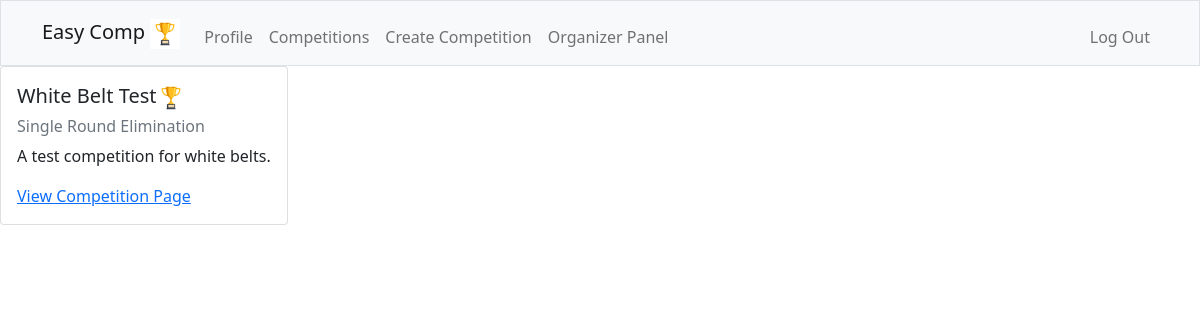
The app's page /organizerpanel (signed in), older data.
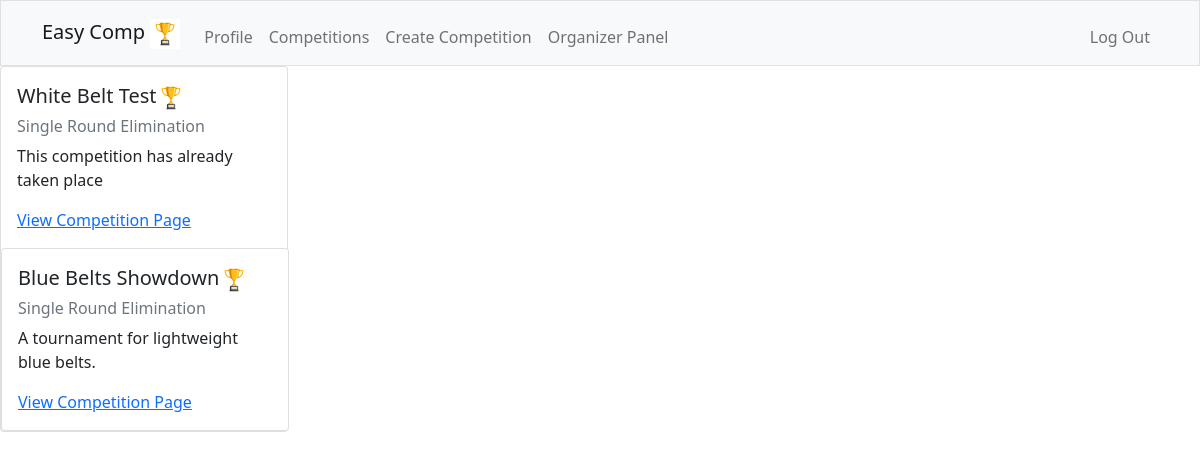
The same page, newer data.
### tables this page shows
CREATE TABLE competitions (
    id INTEGER NOT NULL,
    name TEXT NOT NULL UNIQUE,
    info TEXT NOT NULL,
    format TEXT NOT NULL,
    organizer_id INTEGER NOT NULL,
    PRIMARY KEY(id),
    FOREIGN KEY(organizer_id) REFERENCES users(id)
);

### app.py (the view)
@app.route("/organizerpanel", methods = ["GET"])
@login_required
def organizerpanel():
    competitions = db.execute("SELECT DISTINCT name, info, format FROM competitions WHERE organizer_id = ?", session["user_id"])
    return render_template("organizerpanel.html", competitions=competitions)

### app.py (called while the page is built)
@app.after_request
def after_request(response):
    response.headers["Cache-Control"] = "no-cache, no-store, must-revalidate"
    response.headers["Expires"] = 0
    response.headers["Pragma"] = "no-cache"
    return response

### helpers.py (called while the page is built)
def login_required(f):
    @wraps(f)
    def decorated_function(*args, **kwargs):
        if session.get("user_id") is None:
            return redirect("/login")
        return f(*args, **kwargs)
    return decorated_function

### templates/organizerpanel.html (shortened to what this page needs)
{% extends "layout.html" %}
{% block main %}
{%for competition in competitions %}
<div class="card" style="width: 18rem;" name="competitioncard">
  <div class="card-body">
    <h5 class="card-title">{{competition['name']}}<img src="/static/images/vecteezy_flat-design-trophy-trophy-vector-isolated-on-white-background_6425320.jpg" width="30" height="30" alt="trophy"></h5>
    <h6 class="card-subtitle mb-2 text-muted">{{ competition['format']}}</h6>
    <p class="card-text">{{ competition['info'] }}</p>
    <a href="/yourcompetition/{{competition['name']}}" class="card-link">View Competition Page</a>
</div>
{% endfor %}
{% endblock %}

Row changes from the older to the newer data that the page shows:
changed competitions "White Belt Test": info "A test competition for white belts." → "This competition has already taken place"
added competitions: name "Blue Belts Showdown", format "Single Round Elimination", info "A tournament for lightweight blue belts."
